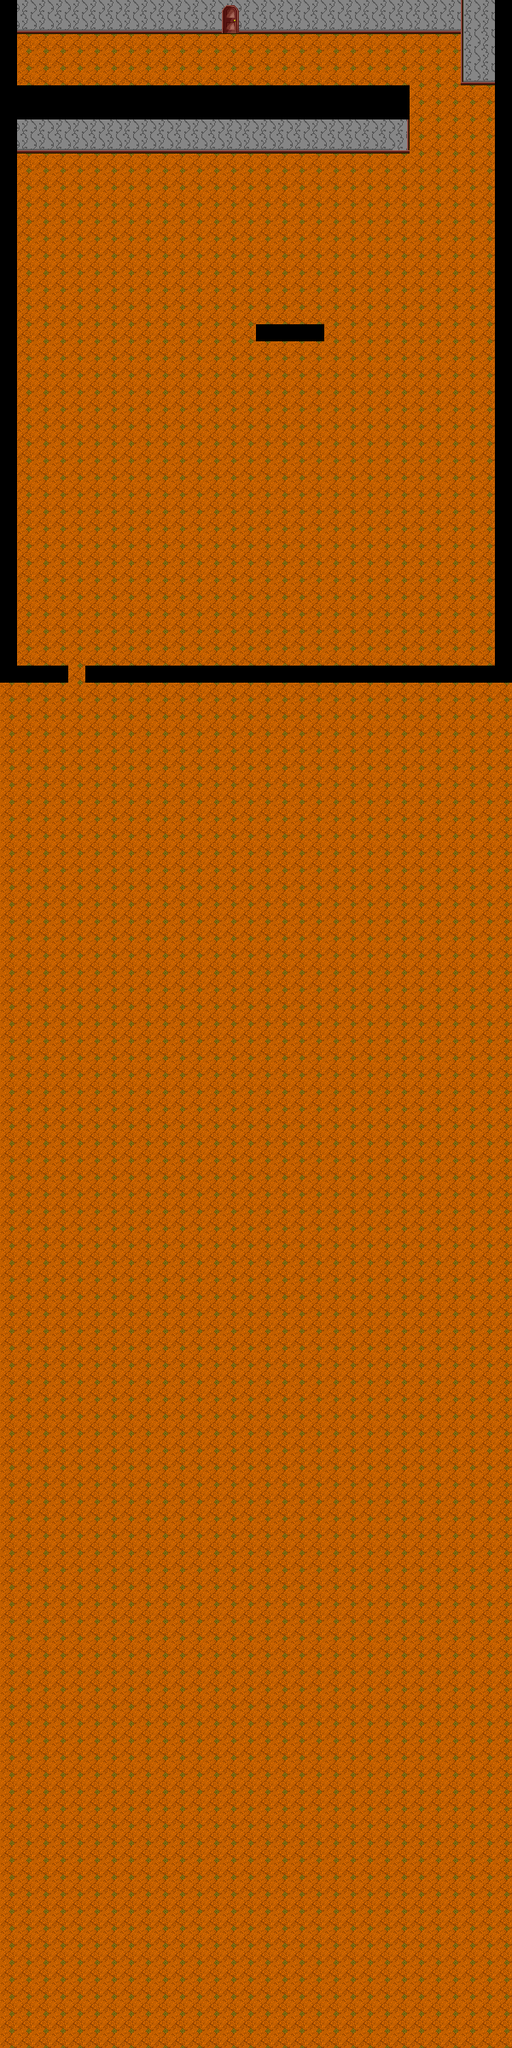

A level layout from a 2D game, rendered from its tile map. Below: a short description, then the map file with tile-grid data replaced by summaries:
An orthogonal 30x120 tile map with 20x20 px tiles, 1 tile layer (Tile Layer 1).

<map version="1.8" tiledversion="1.8.4" orientation="orthogonal" renderorder="right-down" width="30" height="120" tilewidth="20" tileheight="20" infinite="0" nextlayerid="3" nextobjectid="1">
 <editorsettings>
  <export target="../maps/big.nat" format="custom" />
 </editorsettings>
 <properties>
  <property name="name" value="big" />
 </properties>
 <tileset firstgid="1" source="HOTEL.TSX" />
 <layer id="1" name="Tile Layer 1" width="30" height="120">
  <data>[3600 cells, 3600 non-empty, 10 distinct tile ids]</data>
 </layer>
 <objectgroup id="2" name="triggers" offsetx="8.96652" offsety="40.3493" />
</map>
